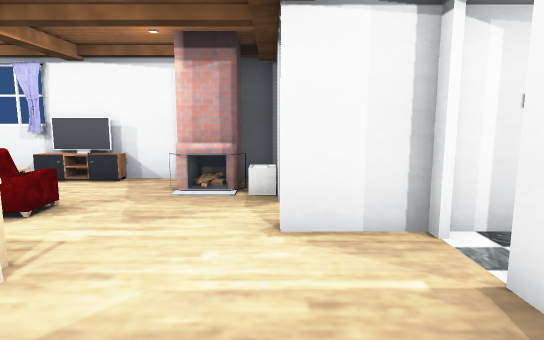
[1] (above)

12 first-person views from a walk through a Unity game level. The camera is 1.3 m above the floor, tilts 8° down and sees 75° across. Doors are open. The floor is counted in squares, 1 m on a side. Each view is taken from the middle of a square. On the plan, view 1 faces up. The plan holds only what a view shows up to about 15 squares ahead; the rest is blank. The player is left out. Some surface patterns are stand-ins.

[2]
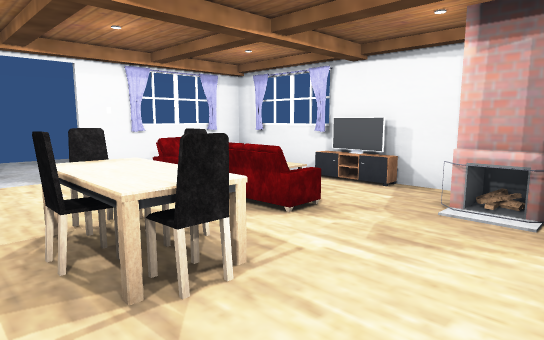

[3]
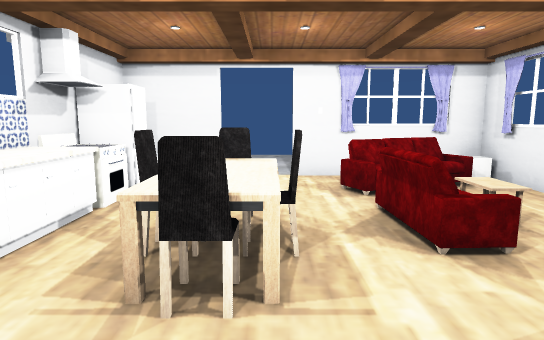

[4]
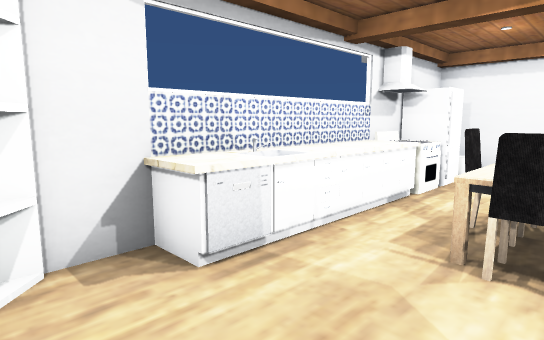

[5]
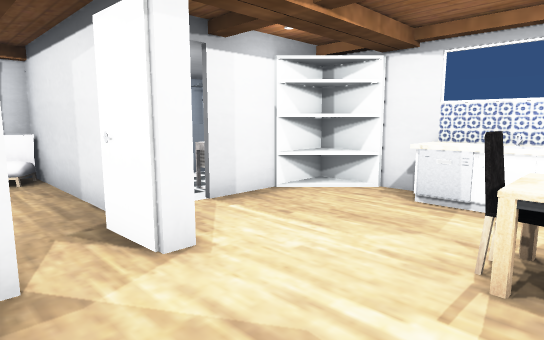

[6]
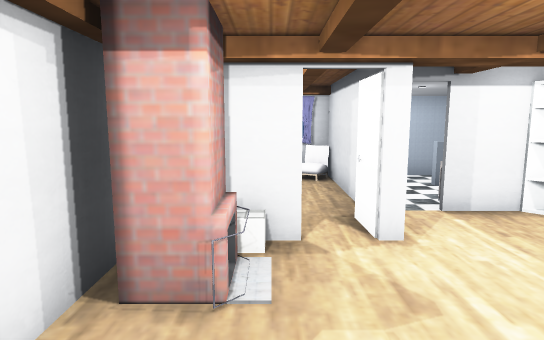

[7]
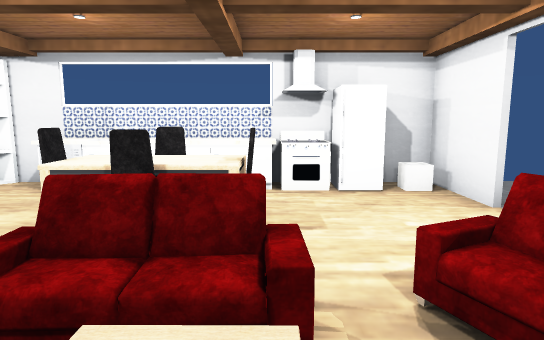

[8]
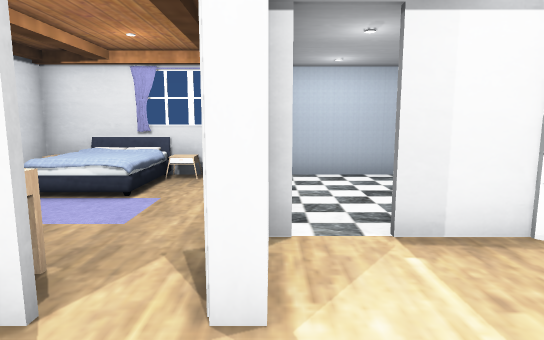

[9]
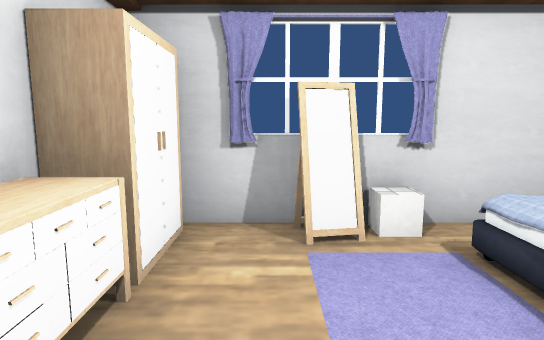

[10]
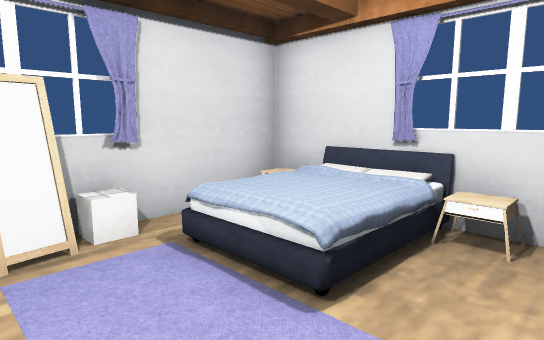

[11]
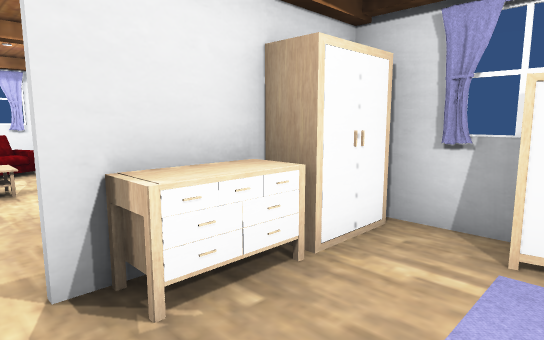

[12]
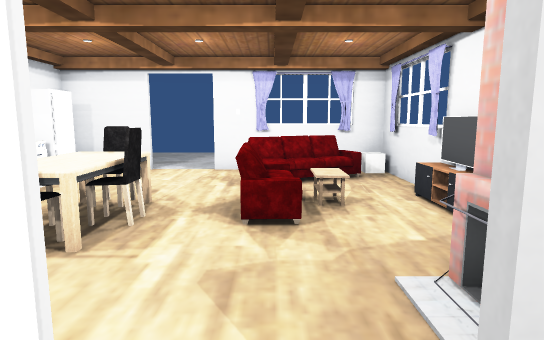

### Floor plan
Points are (right, up) in squares from view 1. A wall is a line through its corners. A room is listed if a view was taken in it or the views show most of it. See-through windows are left out.
Room 1 (views 1, 2, 3, 4, 5, 6, 7, 8, 12)
walls: (0.1, 5.5) (0.1, 7); (0.3, -0.3) (1.5, 0.8); (1.9, 4) (0.1, 4) (0.1, 4.4) (1.4, 4.5); (1.8, 1.5) (1.8, 2.8); (-4.3, 7.9) (-8.3, 7.9) (-8.3, 3.4); (-8.3, 1.9) (-8.3, -0.4) (1.8, -0.4) (1.8, 0.6); (-0.4, 8) (-3.6, 7.9)
low walls: (-3.3, 7.5) (-5.1, 7.5)
ways out: opening at (1, 5) to room 2; open door at (-8, 2.5); open door at (2.5, 3)
objects: other object (-7, 0); other object (-7, 5) to (-6, 6); other object (-6, 0) to (-5, 0); other object (-5, 2) to (-5, 3); other object (-5, 5) to (-3, 5); other object (-4, 0) to (-1, 0); other object (-4, 2) to (-3, 2); other object (-4, 3) to (-3, 3); other object (-2, 2) to (-2, 3); other object (-2, 6) to (-1, 7)
Room 2 (views 9, 10, 11)
walls: (3, 8.7) (2.9, 9) (2.3, 8.9) (2.3, 9.2); (3.1, 8.8) (2.4, 8.7); (0.2, 7.5) (0.2, 5.5); (2.1, 4.2) (5.5, 4.2); (6.5, 3.5) (6.5, 9.4) (0.7, 9.4)
ways out: opening at (1, 5) to room 1
objects: other object (0, 8) to (1, 9); other object (1, 6) to (1, 7); other object (4, 7) to (4, 8); other object (6, 4); other object (6, 5); other object (6, 8)

Positions as (right, up) in squares from view 1, and headings:
1: (0, 0), facing up
2: (0, 1), facing up-left
3: (0, 3), facing left
4: (1, 3), facing down-left
5: (-3, 6), facing down-right
6: (-5, 6), facing right
7: (-5, 7), facing down
8: (-2, 4), facing right
9: (2, 5), facing up
10: (2, 5), facing up-right
11: (3, 5), facing up-left
12: (1, 5), facing left
